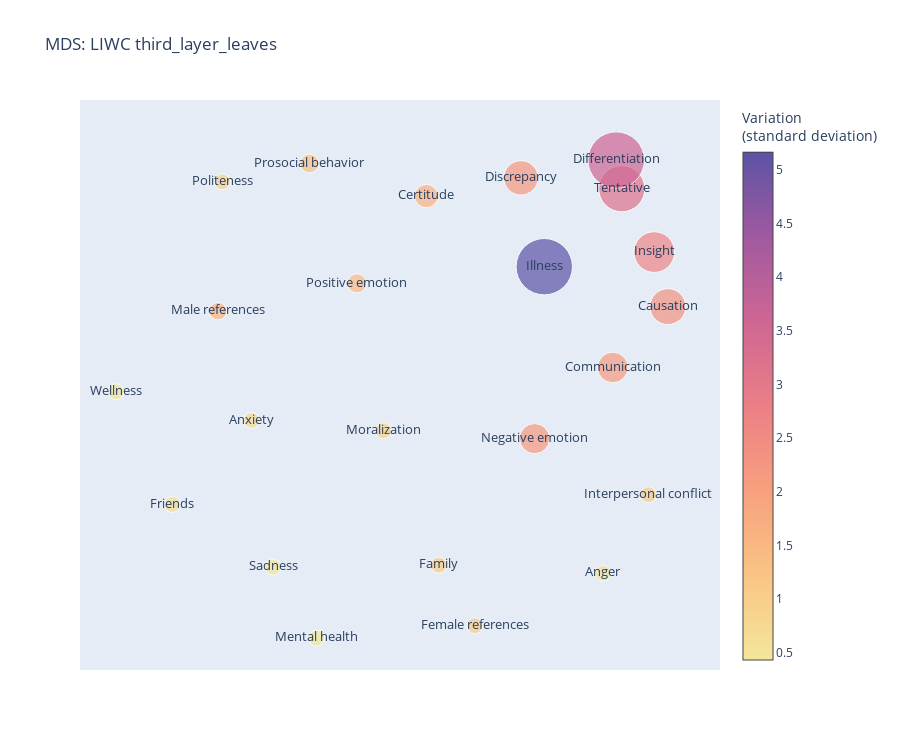

Source (notebook cell):
### Code cell
import plotly.express as px
import plotly.graph_objects as go
import textwrap # Used to automatically wrap the floating window

mean = df_sub['mean']
std = df_sub['std']
fig = go.Figure()
fig.add_trace(go.Scatter(x=df_sub['X'],y=df_sub['Y'],customdata=np.stack((df_sub['description'].apply(lambda t: str(t)).apply(lambda t: "<br>".join(textwrap.wrap(t,40)) # textwrap is a great way to automatically wrap lines
)),axis=-1),
                         marker=dict(
                             size=mean,       # mean 
                             sizemin=8, sizemode='area',sizeref=1.*max(mean)/(40.**2), 
                             color=std, colorscale='Sunset', showscale=True,colorbar_title_text='Variation <br>(standard deviation)',
                         ),
                         text = df_sub['full'],  
                         mode='markers+text',
                         hovertemplate=
        "<b>%{text}</b><br>" +
        "<b>Examples: </b>: %{customdata}<br>"+
        "<b>Mean Value: </b>%{marker.size:,}<br>" +
                         "<b>Variation:</b> %{marker.color:,.1f}" +
        "<extra></extra>",
                         ))

fig.update_layout(title='MDS: LIWC third_layer_leaves',
width=600*1.5,
                     height=500*1.5,)
fig.update_traces(textposition='middle center',textfont_size=13)
fig.update_layout(showlegend=False)
fig.update_xaxes(visible=False)
fig.update_yaxes(visible=False)
fig.show()
fig.write_html("MDS_LIWC third_layer_leaves.html")

### Figure 1 — Plotly figure (JSON) as saved in the notebook; plotly's stock layout.template omitted (floating-point values rounded to 4 significant figures)
{"data": [{"customdata": ["know, how, think, feel", "how, because, make, why", "would, can, want, could", "if, or, any, something", "really, actually, of course, real", "but, not, if, or", "good, love, happy, hope", "bad, hate, hurt, tired", "worry, fear, afraid, nervous", "hate, mad, angry, frustr*", ":(, sad, disappoint*, cry", "care, help, thank, please", "thank, please, thanks, good morning", "fight, kill, killed, attack", "wrong, honor*, deserv*, judge", "said, say, tell, thank*", "parent*, mother*, father*, baby", "friend*, boyfriend*, girlfriend*, dude", "she, her, girl, woman", "he, his, him, man", "hospital*, cancer*, sick, pain", "healthy, gym*, supported, diet", "mental health, depressed, suicid*,<br>trauma*"], "hovertemplate": "<b>%{text}</b><br><b>Examples: </b>: %{customdata}<br><b>Mean Value: </b>%{marker.size:,}<br><b>Variation:</b> %{marker.color:,.1f}<extra></extra>", "marker": {"color": [2.654, 2.316, 2.169, 3.168, 1.6, 3.593, 1.373, 2.185, 0.701, 0.5417, 0.4859, 1.302, 0.8483, 1.04, 0.886, 2.112, 1.02, 0.588, 1.02, 1.541, 5.166, 0.4723, 0.432], "colorbar": {"title": {"text": "Variation <br>(standard deviation)"}}, "colorscale": [[0, "rgb(243, 231, 155)"], [0.1667, "rgb(250, 196, 132)"], [0.3333, "rgb(248, 160, 126)"], [0.5, "rgb(235, 127, 134)"], [0.6667, "rgb(206, 102, 147)"], [0.8333, "rgb(160, 89, 160)"], [1, "rgb(92, 83, 165)"]], "showscale": true, "size": [2.155, 1.677, 1.536, 2.765, 0.7084, 4.155, 0.4803, 1.178, 0.1403, 0.0962, 0.06784, 0.4629, 0.1645, 0.2765, 0.2345, 1.213, 0.2458, 0.08105, 0.1927, 0.3984, 4.134, 0.05867, 0.04714], "sizemin": 8, "sizemode": "area", "sizeref": 0.002597}, "mode": "markers+text", "text": ["Insight", "Causation", "Discrepancy", "Tentative", "Certitude", "Differentiation", "Positive emotion", "Negative emotion", "Anxiety", "Anger", "Sadness", "Prosocial behavior", "Politeness", "Interpersonal conflict", "Moralization", "Communication", "Family", "Friends", "Female references", "Male references", "Illness", "Wellness", "Mental health"], "textfont": {"size": 13}, "textposition": "middle center", "type": "scatter", "x": [0.827, 0.8783, 0.3263, 0.705, -0.02923, 0.6839, -0.2896, 0.3775, -0.6856, 0.6344, -0.6039, -0.4679, -0.7956, 0.805, -0.19, 0.6711, 0.01742, -0.9834, 0.1535, -0.8113, 0.414, -1.195, -0.4415], "y": [0.4874, 0.2616, 0.7945, 0.7493, 0.7187, 0.8679, 0.3576, -0.2847, -0.2095, -0.8418, -0.8168, 0.854, 0.7782, -0.5169, -0.2522, 0.009713, -0.8087, -0.5574, -1.059, 0.2425, 0.4268, -0.09067, -1.111]}], "layout": {"height": 750, "showlegend": false, "title": {"text": "MDS: LIWC third_layer_leaves"}, "width": 900, "xaxis": {"visible": false}, "yaxis": {"visible": false}}}
